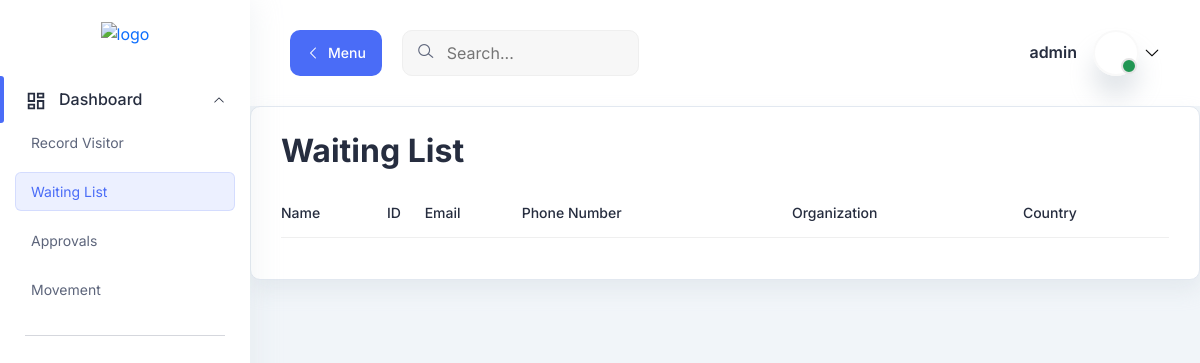
Before: /visitor-list/ (signed in) with the older database file.
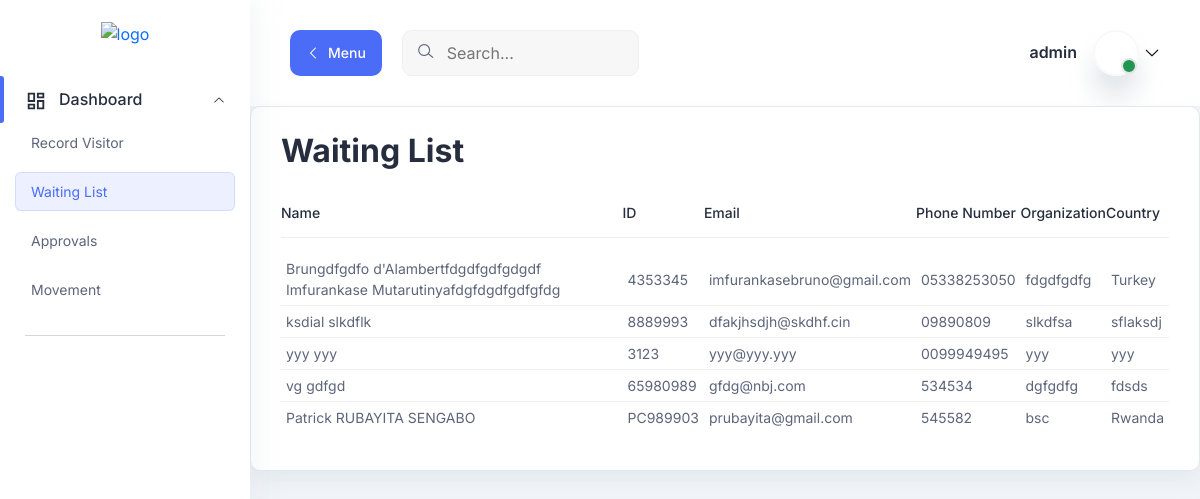
After: the same page with the newer database file.
### records/models.py (models this page shows, shortened)
class WaitingList(models.Model):
    id_passport_nbr = models.CharField(max_length=100, primary_key=True)
    first_name = models.CharField(max_length=100)
    surname = models.CharField(max_length=100)
    organization = models.CharField(max_length=100)
    position = models.CharField(max_length=100)
    country_of_origin = models.CharField(max_length=100)
    email = models.EmailField()
    address = models.CharField(max_length=200)
    mobile_phone = models.CharField(max_length=20)

### records/views.py (the view)
# urls.py: path('visitor-list/', views.visitor_list, name='visitors'),
@login_required
def visitor_list(request):
    waitinglist=WaitingList.objects.all().values()
    cards=Card.objects.all().values()
    template = loader.get_template('records/visitor_list.html')
    context = {'waitinglist': waitinglist, 'cards': cards }
    return HttpResponse(template.render(context, request))

### records/templates/records/visitor_list.html (shortened to what this page needs)
{% extends "base.html" %}
{% load static %}
{% block content %}
<main class="main-wrapper">
<header class="header">
    <div class="container-fluid">
      <div class="row">
        <div class="col-lg-5 col-md-5 col-6">
          <div class="header-left d-flex align-items-center">
            <div class="menu-toggle-btn mr-20">
              <button
                id="menu-toggle"
                class="main-btn primary-btn btn-hover"
              >
                <i class="lni lni-chevron-left me-2"></i> Menu
              </button>
            </div>
            <div class="header-search d-none d-md-flex">
              <form action="#">
                <input type="text" placeholder="Search..." />
                <button><i class="lni lni-search-alt"></i></button>
              </form>
            </div>
          </div>
        </div>
        <div class="col-lg-7 col-md-7 col-6">
          <div class="header-right">
            <div class="profile-box ml-15">
              <button
                class="dropdown-toggle bg-transparent border-0"
                type="button"
                id="profile"
                data-bs-toggle="dropdown"
                aria-expanded="false"
              >
                <div class="profile-info">
                  <div class="info">
                    {% if user.is_authenticated %}
                    <h6>{{ user.username }}</h6>
                    {% endif %}
                    <div class="image">
                      <span class="status"></span>
                    </div>
                  </div>
                </div>
                <i class="lni lni-chevron-down"></i>
              </button>
            </div>
          </div>
        </div>
      </div>
    </div>
  </header>
<section class="table-components">
        <div class="tables-wrapper">
        <div class="row">
            <div class="col-lg-12">
            <div class="card-style mb-30">
                <h1 class="mb-10">Waiting List</h1>
                <div class="table-wrapper table-responsive">
                <table class="table">
                    <thead>
                    <tr>
                        <th><h6>Name</h6></th>
                        <th><h6>ID</h6></th>
                        <th><h6>Email</h6></th>
                        <th><h6>Phone Number</h6></th>
                        <th><h6>Organization</h6></th>
                        <th><h6>Country</h6></th>
                    </tr>
                    </thead>
                    <tbody>
                    {% for visitor in waitinglist %}
                    <tr>
                        <td class="min-width">
                          <p><a href="#" class="open-form-popup" data-visitor-id="{{ visitor.id_passport_nbr }}">{{ visitor.first_name }} {{ visitor.surname }}</a></p>                        </td>
                        <td class="min-width">
                            <p>{{ visitor.id_passport_nbr }}</p>
                        </td>
                        <td class="min-width">
                        <p>{{ visitor.email }}</p>
                        </td>
                        <td class="min-width">
                        <p>{{ visitor.mobile_phone }}</p>
                        </td>
                        <td class="min-width">
                            <p>{{ visitor.organization }}</p>
                        </td>
                        <td class="min-width">
                          <p>{{ visitor.country_of_origin }}</p>
                      </td>
                    </tr>
                    {% endfor %}
                    </tbody>
                </table>
                </div>
            </div>
            </div>
    </div>
    </div>
</section>
</main>
{% endblock content %}

Changed rows visible on the page:
added WaitingList: first_name "Brungdfgdfo d'Alambertfdgdfgdfgdgdf", surname "Imfurankase Mutarutinyafdgfdgdfgdfgfdg", id_passport_nbr "4353345", email "imfurankasebruno@gmail.com", mobile_phone "05338253050", organization "fdgdfgdfg", country_of_origin "Turkey"
added WaitingList: first_name "ksdial", surname "slkdflk", id_passport_nbr "8889993", email "dfakjhsdjh@skdhf.cin", mobile_phone "09890809", organization "slkdfsa", country_of_origin "sflaksdj"
added WaitingList: first_name "yyy", surname "yyy", id_passport_nbr "3123", email "yyy@yyy.yyy", mobile_phone "0099949495", organization "yyy", country_of_origin "yyy"
added WaitingList: first_name "vg", surname "gdfgd", id_passport_nbr "65980989", email "gfdg@nbj.com", mobile_phone "534534", organization "dgfgdfg", country_of_origin "fdsds"
added WaitingList: first_name "Patrick", surname "RUBAYITA SENGABO", id_passport_nbr "PC989903", email "prubayita@gmail.com", mobile_phone "545582", organization "bsc", country_of_origin "Rwanda"
